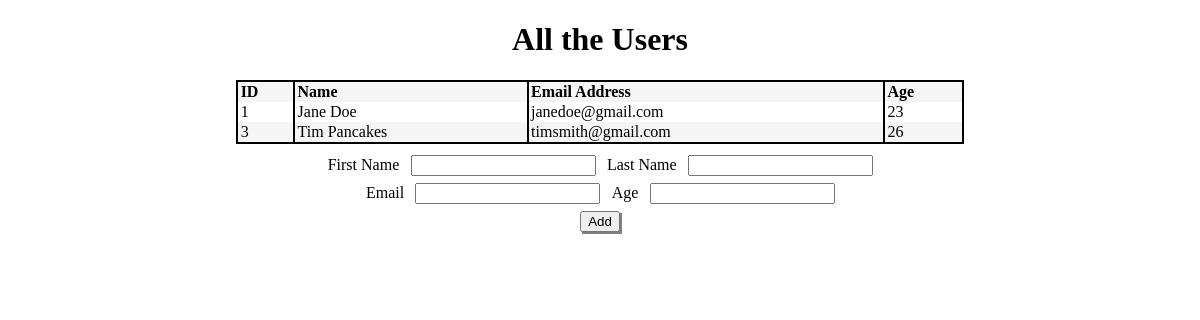
Before: / with the older database file.
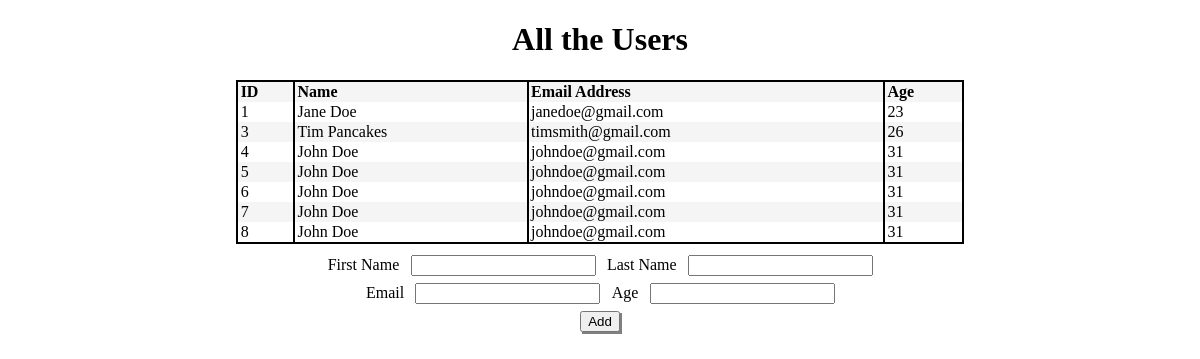
After: the same page with the newer database file.
### users_app/models.py (models this page shows)
class Users(models.Model):
    first_name = models.CharField(max_length=255)
    last_name = models.CharField(max_length=255)
    email_address = models.CharField(max_length=255)
    age = models.IntegerField()
    created_at = models.DateTimeField(auto_now_add=True)
    updated_at = models.DateTimeField(auto_now_add=True)

### users_app/views.py (the view)
# urls.py: path('', views.users),
def users(request):
    context = {
        "users": Users.objects.all()
    }
    return render(request, 'index.html', context)

### users_app/templates/index.html (shortened to what this page needs)
<!DOCTYPE html>
<html lang="en">
<head>
    {% load static %}
    <link rel="stylesheet" href="{% static 'style.css' %}">
</head>
<body>
    <h1>All the Users</h1>
    <table>
        <tr>
            <th>ID</th>
            <th>Name</th>
            <th>Email Address</th>
            <th>Age</th>
        </tr>
    {% for user in users %}
        <tr>
            <td>{{ user.id }}</td>
            <td>{{ user.first_name }} {{ user.last_name }}</td>
            <td>{{ user.email_address }}</td>
            <td>{{ user.age }}</td>
        </tr>
    {% endfor %}
    </table>
    <form action="/add_user" method="POST">
        <label for="first_name">First Name</label>
        <input type="text" name="first_name">
        <label for="last_name">Last Name</label>
        <input type="text" name="last_name">
        <br>
        <label for="email">Email</label>
        <input type="text" name="email">
        <label for="age">Age</label>
        <input type="text" name="age">
        <br>
        <input class="button" type="submit" name="submit" value="Add">
    </form>
</body>
</html>

### users_app/static/style.css (style rules this page uses)
body { margin-left: auto; margin-right: auto; width: 970px; text-align: center; }
table { margin: auto; border: 0.15em solid black; text-align: left; border-collapse: collapse; width: 75%; }
tbody tr:nth-child(odd) { background-color: whitesmoke; }
th, td { border-left: 0.15em solid black; border-right: 0.15em solid black; padding-left: 0.15em; }
form { margin: 0.5em auto; }
form label, form input { margin: 0.25em; }
.button { box-shadow: 0.15em 0.15em gray; }

Changed rows visible on the page:
added Users: id "4", first_name "John", last_name "Doe", email_address "johndoe@gmail.com", age "31"
added Users: id "5", first_name "John", last_name "Doe", email_address "johndoe@gmail.com", age "31"
added Users: id "6", first_name "John", last_name "Doe", email_address "johndoe@gmail.com", age "31"
added Users: id "7", first_name "John", last_name "Doe", email_address "johndoe@gmail.com", age "31"
added Users: id "8", first_name "John", last_name "Doe", email_address "johndoe@gmail.com", age "31"
